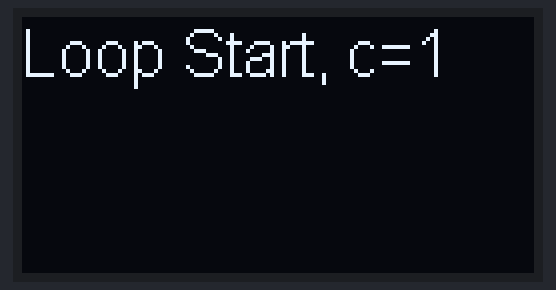
A sketch run on a simulated ESP32. Shown: 128×64 one-colour display. What the sketch prints to the serial monitor is not drawn.

Above: at 0.1 s.
At 4.3 s:
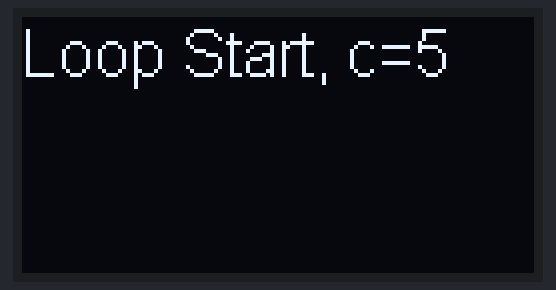
At 8.5 s:
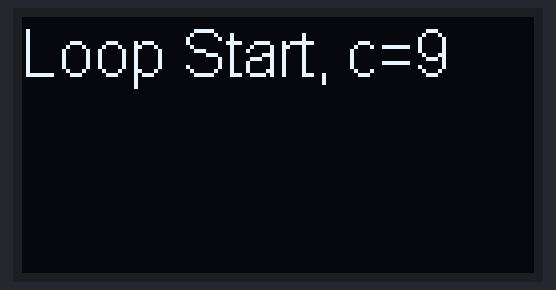
At 18.9 s:
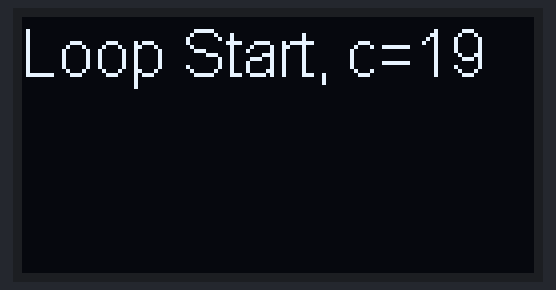
At 28.3 s:
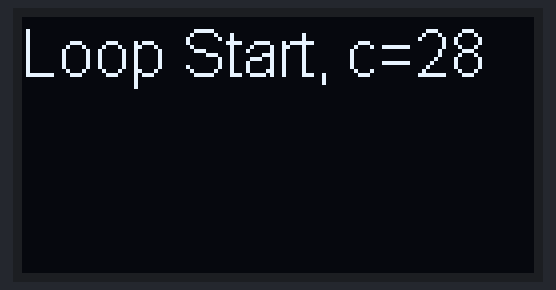
At 38.7 s:
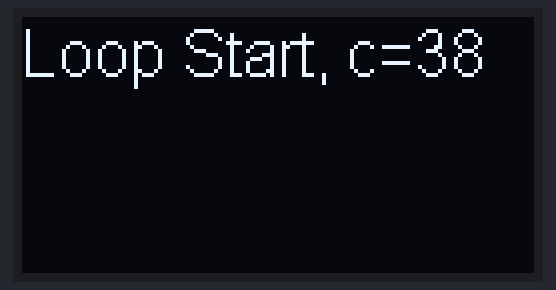

Measured:
- what the display in image 0 shows lasts 1.0 s, from 0.1 s to 1.1 s

The sketch:

power_usage_test.ino
```cpp
#include <Arduino.h>
#include "esp_sleep.h"
#include "HT_SSD1306Wire.h"

#define DEEP_SLEEP (0)
#define LIGHT_SLEEP (1)
#define DISPLAY (1)

#if DISPLAY
SSD1306Wire  factory_display(0x3c, 500000, SDA_OLED, SCL_OLED, GEOMETRY_128_64, RST_OLED); // addr , freq , i2c group , resolution , rst
#endif

void setup() {
	Serial.begin(115200);
  Serial.printf("Compiled on %s %s, file %s\n", __DATE__, __TIME__, __FILE__);

#if DISPLAY
	factory_display.init();
	factory_display.clear();
	factory_display.display();
  factory_display.setFont(ArialMT_Plain_16);
#endif /* DISPLAY */
}

int count = 0;
int deep_sleep_sec = 5;
int light_sleep_sec = 1;
char buf[256];
void loop() {
  count++;
  Serial.printf("LOOP START, count=%d\n", count);
  delay(10);

#if DISPLAY
  sprintf(buf, "Loop Start, c=%d", (int)count);
  factory_display.clear();
  factory_display.drawString(0, 0, buf);
  // factory_display.drawString(0, 10, count);
  factory_display.display();
  delay(10);
#endif /* DISPLAY */

#if DEEP_SLEEP
  Serial.println("Deep sleep");
  esp_deep_sleep(1000000LL * deep_sleep_sec);
#endif /* DEEP_SLEEP */

#if LIGHT_SLEEP
  Serial.println("Light sleep");
  esp_sleep_enable_timer_wakeup(1000000LL * light_sleep_sec);
  esp_light_sleep_start();
  Serial.println("Light sleep DONE");
#endif /* LIGHT_SLEEP */

  Serial.println("LOOP END");
  delay(10);
}
```
